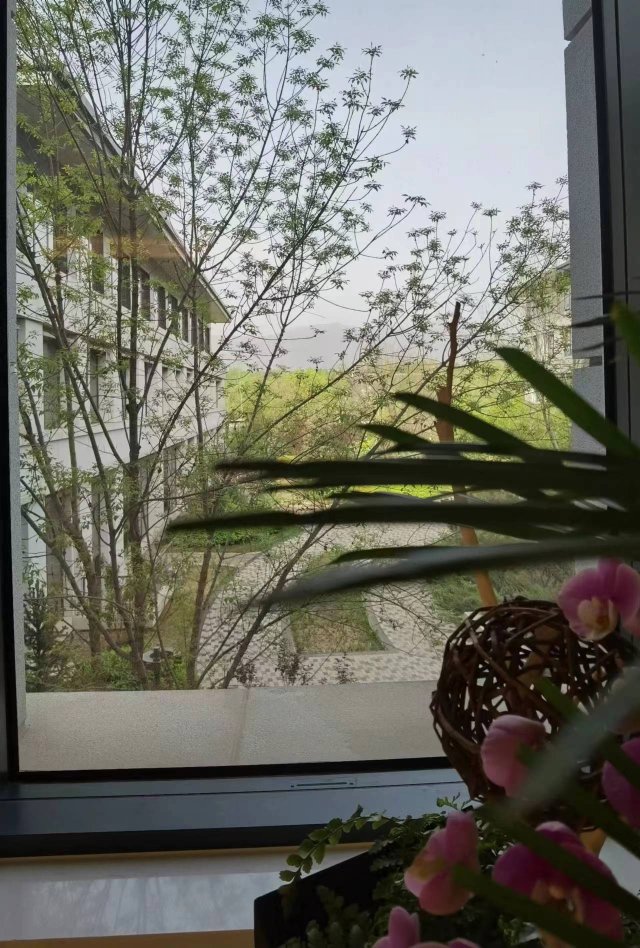
#> input picture image.jpg, 1280 x 1896 px (shown at 1/2 size)
$ python two_point_top.py encode
#> lines starting #> are read from the running program, lines starting #| are printed output that depends on the picture; after the words box and inside, x2 and y2 are one past the last pixel; in counts of white or black regions, pixels touching at a corner belong together
### two_point.py
from scipy.fftpack import dct, idct
from huffman import *
from PIL import Image
import numpy as np

# Point_1 = (1,0)
# Point_2 = (0,1)

#point set 0
Point_1 = (1,4)
Point_2 = (4,1)


# [11 lines of commented-out code are left out]

threshold = 20

_ = bytearray()
_.append(0)
special_char = _.decode("utf-8")

# implement 2D DCT
def dct2(a):
    return dct(dct(a.T, norm='ortho').T, norm='ortho')

# implement 2D IDCT
def idct2(a):
    return idct(idct(a.T, norm='ortho').T, norm='ortho')

# 编码函数
def encodeImg(img, secret_message, method = 'two-point'):

    # 将 JPEG 图像转换为 YCbCr 颜色空间
    y, cb, cr = img.split()

    # 将 Y 分量转换为 numpy 数组
    y_array = np.array(y, dtype=np.float32)

    # 进行 DCT 变换
    dct_array = np.zeros_like(y_array)
    for i in range(0, y_array.shape[0], 8):
        for j in range(0, y_array.shape[1], 8):
            dct_array[i:i+8, j:j+8] = dct2(y_array[i:i+8, j:j+8])

    # 在 DCT 系数中嵌入信息
    secret_message = secret_message + special_char
    secret_bits = msg_to_bits(secret_message)
    global bits_a
    bits_a = secret_bits

    for i in range(0, dct_array.shape[0], 8):
        for j in range(0, dct_array.shape[1], 8):
            if len(secret_bits) == 0:
                break
            block = np.round(dct_array[i:i+8, j:j+8])
            #chose different encode with different method
            if(method == 'two-point'):
                if(abs(block[Point_1] - block[Point_2]) < threshold):
                    if(block[Point_1] < block[Point_2]):
                        block[Point_2] += threshold - abs(block[Point_1] - block[Point_2])
                    else:
                        block[Point_1] += threshold - abs(block[Point_1] - block[Point_2])
                if((secret_bits[0] == '1') ^ (block[Point_1] > block[Point_2])):
                    #switch Point_1 and Point_3
                    temp = block[Point_1]
                    block[Point_1] = block[Point_2]
                    block[Point_2] = temp


            dct_array[i:i+8, j:j+8] = block
            secret_bits = secret_bits[1:]
    # 进行 IDCT 反变换
    for i in range(0, y_array.shape[0], 8):
        for j in range(0, y_array.shape[1], 8):
            y_array[i:i+8, j:j+8] = idct2(dct_array[i:i+8, j:j+8])

    # 将 YCbCr 图像合并为 JPEG 图像
    y = Image.fromarray(np.uint8(np.clip(y_array, 0, 255)), mode='L')
    cb = Image.fromarray(np.array(cb), mode='L')
    cr = Image.fromarray(np.array(cr), mode='L')
    out_img = Image.merge('YCbCr', (y, cb, cr))
    return out_img


# [93 lines left out: functions decodeImg, cal_err_rate, findMinThreshold, findErrRate, findMinThresholdWithPoint, findMinThresholdWithPointSet, not called in this run]

# [22 lines of commented-out code are left out]

### huffman.py
import heapq
from collections import Counter

#encode a bytes type message with huffman encoding
def huffman_encoding(message):
    #get the frequency of each character in the message
    freq = Counter(message)
    #build a huffman tree
    heap = [[weight, [symbol, ""]] for symbol, weight in freq.items()]
    heapq.heapify(heap)
    while len(heap) > 1:
        lo = heapq.heappop(heap)
        hi = heapq.heappop(heap)
        for pair in lo[1:]:
            pair[1] = '0' + pair[1]
        for pair in hi[1:]:
            pair[1] = '1' + pair[1]
        heapq.heappush(heap, [lo[0] + hi[0]] + lo[1:] + hi[1:])
    #get the encoding dictionary
    encoding_dict = dict(heapq.heappop(heap)[1:])
    #encode the message
    # print(encoding_dict)
    encoded_message = "".join(encoding_dict[character] for character in message)
    return encoding_dict, encoded_message


#decode a message with huffman encoding to bytes type
# [11 lines left out: function huffman_decoding, not called in this run]


#比特填充、标志序列111111

def pad_bits(data):
    padded_data = ""
    count = 0
    for bit in data:
        padded_data += bit
        if bit == "1":
            count += 1
            if count == 5:
                padded_data += "0"
                count = 0
        else:
            count = 0
    return padded_data

# [12 lines left out: function unpad_bits, not called in this run]


# [9 lines of commented-out code are left out]
def msg_to_bits(message):
    #DICT_NUM(8) (KEY 01111110 VAL 01111110)*DICT_NUM DATA
    encoding_dict, encoded_data = huffman_encoding(message.encode('utf-8'))
    # print(message.encode('utf-8').decode('utf-8'))
    #decode dec num len(encoding_dict) to bit
    bitstr = ''.join(format(byte, '08b') for byte in len(encoding_dict).to_bytes(1,'big'))
    for k,v in encoding_dict.items():
        bitstr = bitstr + ''.join(format(byte, '08b') for byte in k.to_bytes(1,'big')) + pad_bits(v) + "01111110"
        #bitstr = bitstr + pad_bits(''.join(format(byte, '08b') for byte in k.to_bytes(1,'big'))) + "01111110" +pad_bits(v) + "01111110"
    return bitstr + encoded_data

#binary string to message
# [23 lines left out: function bits_to_msg, not called in this run]

# [10 lines of commented-out code are left out]


from difflib import SequenceMatcher

# [11 lines left out: function find_string_diff, not called in this run]

# 示例用法
# find_string_diff(data, decoded_data)

### two_point_top.py
import argparse
import two_point as tp
from PIL import Image
from showPlot import plot_2d, plot_3d
argparser = argparse.ArgumentParser("two_point_top")
argparser.add_argument('mode', choices=['encode', 'decode','t2e', 'min_t'], type = str, help = 'encode or decode', default='encode')
argparser.add_argument('-i', '--image', help = 'image path', type = str, default='image.jpg')
argparser.add_argument('-m', '--message', help = 'message path', type = str,default='word.txt')
argparser.add_argument('-o', '--output', help = 'output path', default='output.jpg', type = str)

args = argparser.parse_args()
if(args.mode == 'encode'):
    if(input('Use default point set? (y/n)') == 'y'):
#> the answer given: y
        tp.Point_1 = (1,4)
        tp.Point_2 = (4,1)
        tp.threshold = 15
    else:
        tp.Point_1 = eval(input("Point_1:"))
        tp.Point_2 = eval(input("Point_2:"))
        tp.threshold = int(input("threshold:"))
    img = Image.open(args.image).convert('YCbCr')
#> img: PIL image 1280x1896 YCbCr; mean of channels 0, 1, 2 106.6, 123, 128.2
    with open(args.message, "r", encoding="utf-8") as f:
#> (reads word.txt from the repository)
        secret_message = f.read()
    out_img = tp.encodeImg(img, secret_message)
#> in encodeImg, `y, cb, cr = img.split()`:
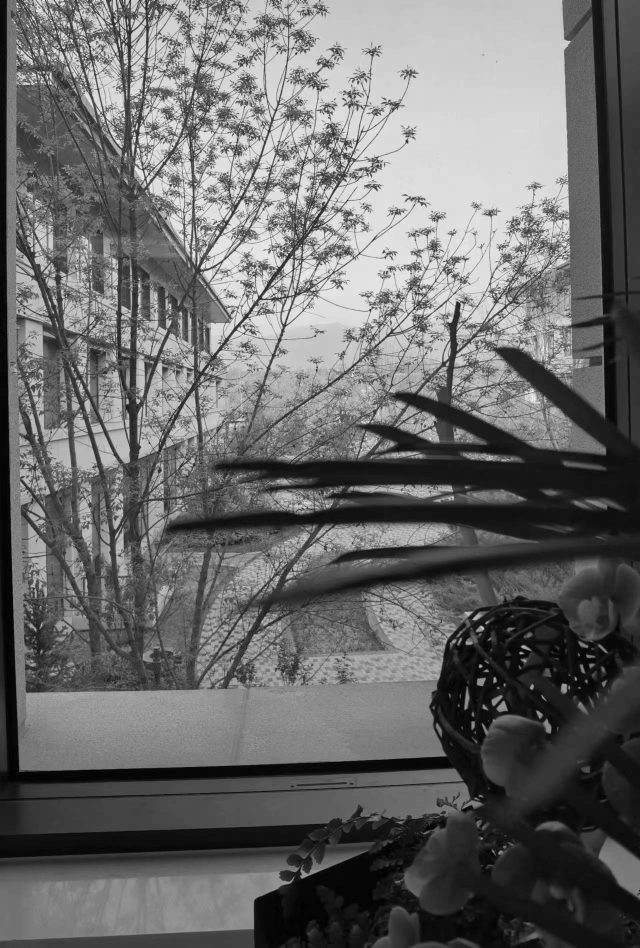
#> y: PIL image 1280x1896 L (shown at 1/2 size); min 0, max 255, mean 106.6
#> in encodeImg, `y, cb, cr = img.split()`:
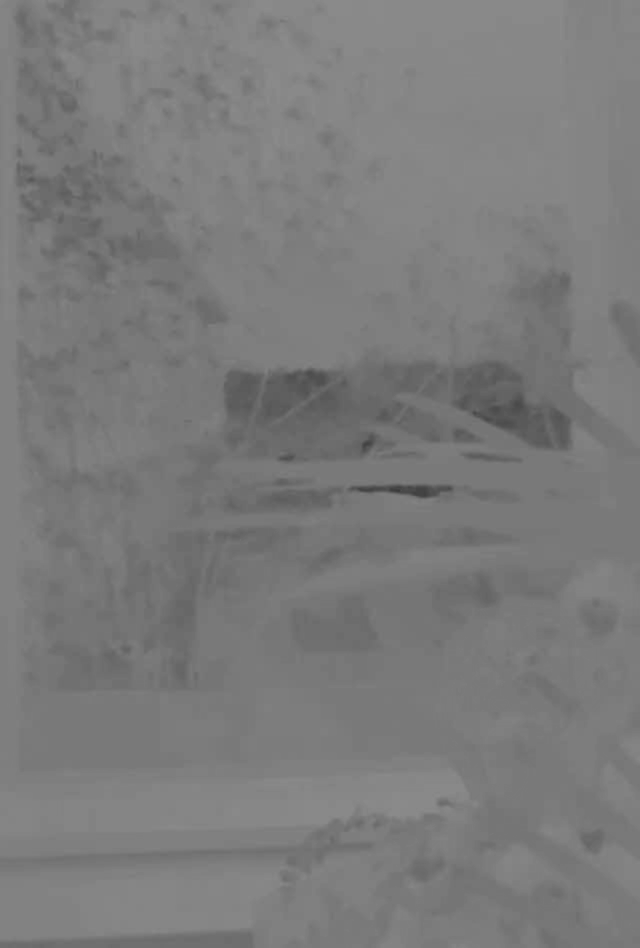
#> cb: PIL image 1280x1896 L (shown at 1/2 size); min 55, max 140, mean 123
#> in encodeImg, `y, cb, cr = img.split()`:
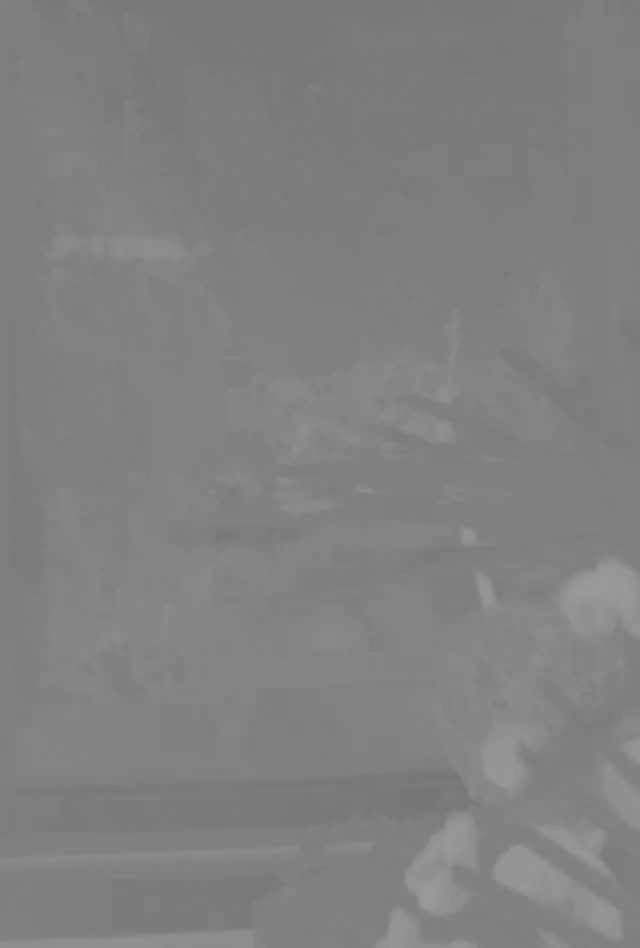
#> cr: PIL image 1280x1896 L (shown at 1/2 size); min 116, max 155, mean 128.2
#> after the loop in encodeImg, `for i in range(0, y_array.shape[0], 8):`:
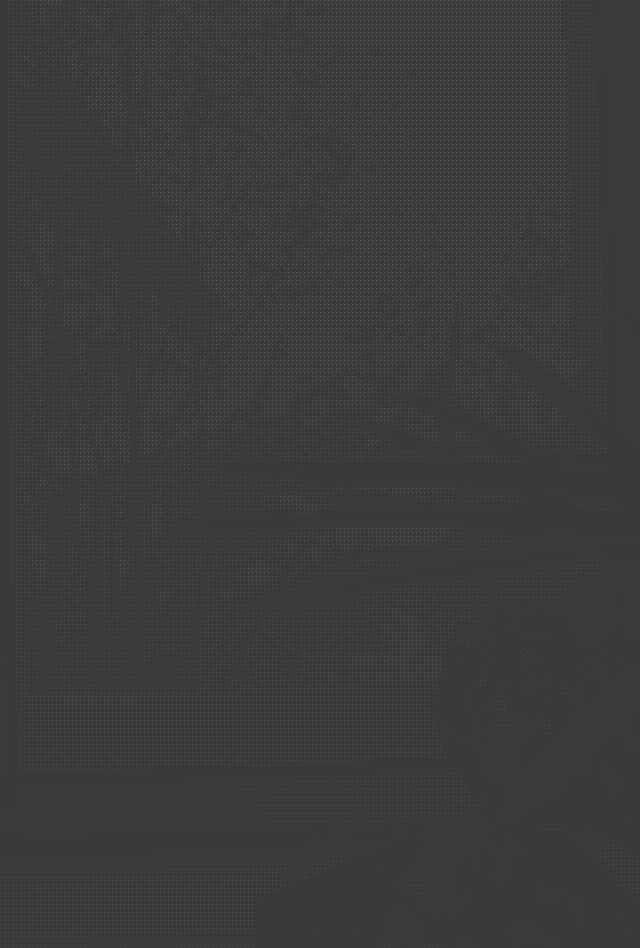
#> dct_array: shape (1896, 1280) float32 (shown at 1/2 size); min -552.6, max 1845.1, mean 13.4; drawn with min black and max white
#> after the loop in encodeImg, `for i in range(0, dct_array.shape[0], 8):`: dct_array: shape (1896, 1280) float32; 0.66% of pixels changed, all inside (x1, y1, x2, y2) = (0, 0, 1274, 24)
#> in encodeImg, `out_img = Image.merge('YCbCr', (y, cb, cr))`: out_img: PIL image 1280x1896 YCbCr; mean of channels 0, 1, 2 106.1, 123, 128.2
    out_img.save(args.output)
    print("Done!")
elif (args.mode == 'decode'):
    if(input('Use default point set? (y/n)') == 'y'):
        tp.Point_1 = (1,4)
        tp.Point_2 = (4,1)
        tp.threshold = 15
    else:
        tp.Point_1 = eval(input("Point_1:"))
        tp.Point_2 = eval(input("Point_2:"))
        tp.threshold = int(input("threshold:"))
    img = Image.open(args.image).convert('YCbCr')
    encoded_image = Image.open(args.image).convert('YCbCr')
    msg = tp.decodeImg(encoded_image)
    print(msg)
    with open(args.message, "w", encoding="utf-8") as f:
        f.write(msg)
    print("Done!")
elif(args.mode == 't2e'):
    tp.Point_1 = eval(input("Point_1:"))
    tp.Point_2 = eval(input("Point_2:"))
    img = Image.open(args.image).convert('YCbCr')
    with open(args.message, "r", encoding="utf-8") as f:
        secret_message = f.read()
    tp.findErrRate(secret_message, img)
    plot_2d('./data.txt')
    print("Done!")
else:
    img = Image.open(args.image).convert('YCbCr')
    with open(args.message, "r", encoding="utf-8") as f:
        secret_message = f.read()
    tp.findMinThresholdWithPointSet(secret_message, img)
    plot_3d('./data.txt')
    print("Done!")
